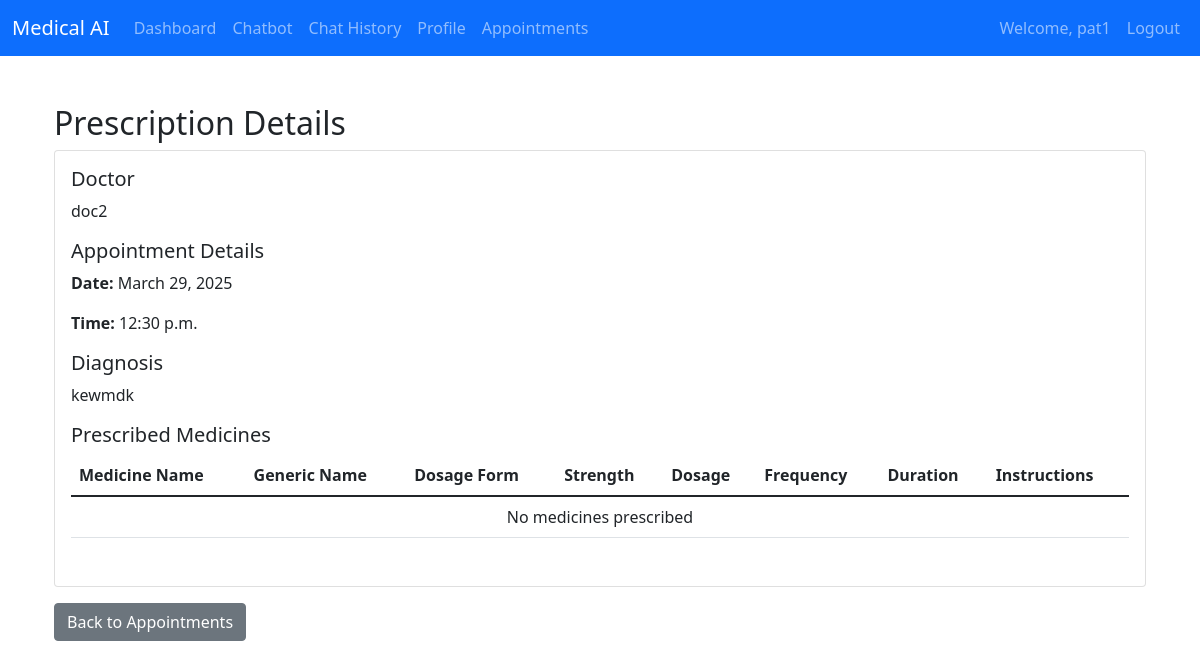
Page /patient/view_prescription/1/ (signed in) on the committed database.
### authentication/models.py (models this page shows, shortened)
class CustomUser(AbstractUser):
    ROLE_CHOICES = [
        ('doctor', 'Doctor'),
        ('patient', 'Patient'),
        ('medical_store', 'Medical Store'),
    ]
    role = models.CharField(max_length=20, choices=ROLE_CHOICES)
    phone_number = models.CharField(max_length=15, blank=True, null=True)
    address = models.TextField(blank=True, null=True)
    profile_completed = models.BooleanField(default=False)  # New field

### doctors/models.py (models this page shows, shortened)
class Prescription(models.Model):
    appointment = models.OneToOneField(
        Appointment,
        on_delete=models.CASCADE,
        related_name='prescription'
    )
    diagnosis = models.TextField(blank=True)
    notes = models.TextField(blank=True)
    created_at = models.DateTimeField(auto_now_add=True)
    updated_at = models.DateTimeField(auto_now=True)

class Appointment(models.Model):
    STATUS_CHOICES = [
        ('pending', 'Pending Request'),
        ('approved', 'Approved'),
        ('rejected', 'Rejected'),
        ('cancelled', 'Cancelled'),
        ('completed', 'Completed')
    ]
    patient = models.ForeignKey('patients.Patient', on_delete=models.CASCADE)
    doctor = models.ForeignKey(Doctor, on_delete=models.CASCADE)
    appointment_date = models.DateField()
    appointment_time = models.TimeField()
    symptoms = models.TextField()
    message = models.TextField(blank=True)
    status = models.CharField(max_length=20, choices=STATUS_CHOICES, default='pending')
    created_at = models.DateTimeField(auto_now_add=True)
    updated_at = models.DateTimeField(auto_now=True)
    reason_for_rejection = models.TextField(blank=True, null=True)
    class Meta:
        ordering = ['-created_at']

class Doctor(models.Model):
    WORKING_DAYS_CHOICES = [
        ('custom', 'Custom Days'),
        ('mon-fri', 'Monday to Friday'),
        ('mon-sat', 'Monday to Saturday'),
        ('tue-sun', 'Tuesday to Sunday'),
        ('mon-sun', 'Monday to Sunday'),
        ('alternate', 'Alternate Days'),
    ]
    user = models.OneToOneField(CustomUser, on_delete=models.CASCADE, related_name='doctor')
    full_name = models.CharField(max_length=100)
    specialization = models.ForeignKey(Specialization, on_delete=models.SET_NULL, null=True, related_name='doctors')
    qualification = models.CharField(max_length=200, null=True, blank=True)
    experience = models.IntegerField(validators=[MinValueValidator(0)], null=True, blank=True)
    fee = models.DecimalField(max_digits=10, decimal_places=2, validators=[MinValueValidator(0)], null=True, blank=True)
    total_reviews = models.IntegerField(default=0)
    address = models.TextField(null=True, blank=True)
    start_time = models.TimeField(default='10:00')
    end_time = models.TimeField(default='18:00')
    working_days = models.CharField(
        max_length=20,
        choices=WORKING_DAYS_CHOICES,
        default='mon-fri'
    )
    contact_number = models.CharField(max_length=20, null=True, blank=True)
    email = models.EmailField(null=True, blank=True)
    is_available = models.BooleanField(default=True)
    availability_notes = models.TextField(blank=True)
    city = models.CharField(max_length=100, null=True, blank=True)
    state = models.CharField(max_length=100, null=True, blank=True)
    pincode = models.CharField(max_length=10, null=True, blank=True)
    medical_license_number = models.CharField(max_length=50, unique=True, null=True, blank=True)
    registration_date = models.DateField(null=True, blank=True)
    is_profile_complete = models.BooleanField(default=False)
    is_verified = models.BooleanField(default=False)
    created_at = models.DateTimeField(auto_now_add=True)
    updated_at = models.DateTimeField(auto_now=True)
    class Meta:
        ordering = ['-created_at']
        verbose_name = 'Doctor'
        verbose_name_plural = 'Doctors'

### patients/views.py (the view)
# urls.py: path('view_prescription/<int:prescription_id>/', views.view_prescription, name='view_prescription'),
@login_required
def view_prescription(request, prescription_id):
    try:
        prescription = Prescription.objects.get(
            id=prescription_id,
            appointment__patient=request.user.patient
        )
        prescribed_medicines = prescription.prescribedmedicine_set.all()
        return render(request, 'patients/view_prescription.html', {
            'prescription': prescription,
            'prescribed_medicines': prescribed_medicines
        })
    except Prescription.DoesNotExist:
        messages.error(request, 'Prescription not found')
        return redirect('patients:view_appointments')

### patients/templates/patients/view_prescription.html (shortened to what this page needs)
{% extends 'base.html' %}
{% block content %}
<div class="container mt-5">
    <div class="row">
        <div class="col-md-12">
            <h2>Prescription Details</h2>
            <div class="card">
                <div class="card-body">
                    <div class="mb-3">
                        <h5>Doctor</h5>
                        <p>{{ prescription.appointment.doctor.full_name }}</p>
                    </div>
                    <div class="mb-3">
                        <h5>Appointment Details</h5>
                        <p><strong>Date:</strong> {{ prescription.appointment.appointment_date }}</p>
                        <p><strong>Time:</strong> {{ prescription.appointment.appointment_time }}</p>
                    </div>
                    {% if prescription.diagnosis %}
                    <div class="mb-3">
                        <h5>Diagnosis</h5>
                        <p>{{ prescription.diagnosis }}</p>
                    </div>
                    {% endif %}
                    <div class="mb-3">
                        <h5>Prescribed Medicines</h5>
                        <div class="table-responsive">
                            <table class="table">
                                <thead>
                                    <tr>
                                        <th>Medicine Name</th>
                                        <th>Generic Name</th>
                                        <th>Dosage Form</th>
                                        <th>Strength</th>
                                        <th>Dosage</th>
                                        <th>Frequency</th>
                                        <th>Duration</th>
                                        <th>Instructions</th>
                                    </tr>
                                </thead>
                                <tbody>
                                    {% for medicine in prescribed_medicines %}
                                    <tr>
                                        <td>{{ medicine.medicine_name }}</td>
                                        <td>{{ medicine.generic_name }}</td>
                                        <td>{{ medicine.dosage_form }}</td>
                                        <td>{{ medicine.strength }}</td>
                                        <td>{{ medicine.dosage }}</td>
                                        <td>{{ medicine.frequency }}</td>
                                        <td>{{ medicine.duration }}</td>
                                        <td>{{ medicine.instructions }}</td>
                                    </tr>
                                    {% empty %}
                                    <tr>
                                        <td colspan="8" class="text-center">No medicines prescribed</td>
                                    </tr>
                                    {% endfor %}
                                </tbody>
                            </table>
                        </div>
                    </div>
                </div>
            </div>
            <div class="mt-3">
                <a href="{% url 'patients:view_appointments' %}" class="btn btn-secondary">Back to Appointments</a>
            </div>
        </div>
    </div>
</div>
{% endblock %}

### templates/base.html (shortened to what this page needs)
<!DOCTYPE html>
<html lang="en">
<head>
    <link href="https://cdn.jsdelivr.net/npm/bootstrap@5.1.3/dist/css/bootstrap.min.css" rel="stylesheet">
    <link href="https://cdnjs.cloudflare.com/ajax/libs/font-awesome/6.0.0/css/all.min.css" rel="stylesheet">
</head>
<body>
    <nav class="navbar navbar-expand-lg navbar-dark bg-primary">
        <div class="container-fluid">
            <a class="navbar-brand" href="#">Medical AI</a>
            <div class="collapse navbar-collapse" id="navbarNav">
                <ul class="navbar-nav me-auto">
                    {% if user.is_authenticated %}
                    {% if user.role == 'patient' %}
                    <li class="nav-item">
                        <a class="nav-link" href="{% url 'patients:dashboard' %}">Dashboard</a>
                    </li>
                    <li class="nav-item">
                        <a class="nav-link" href="{% url 'chatbot:chat' %}">Chatbot</a>
                    </li>
                    <li class="nav-item">
                        <a class="nav-link" href="{% url 'chatbot:chat_history' %}">Chat History</a>
                    </li>
                    <li class="nav-item">
                        <a class="nav-link" href="{% url 'patients:patient_profile' %}">Profile</a>
                    </li>
                    <li class="nav-item">
                        <a class="nav-link" href="{% url 'patients:view_appointments' %}">Appointments</a>
                    </li>
                    {% elif user.role == 'medical_store' %}
                    <li class="nav-item">
                        <a class="nav-link" href="{% url 'medical_store:dashboard' %}">Dashboard</a>
                    </li>
                    {% endif %}
                    {% endif %}
                </ul>
                <ul class="navbar-nav">
                    {% if user.is_authenticated %}
                    <li class="nav-item">
                        <span class="nav-link">Welcome, {{ user.username }}</span>
                    </li>
                    <li class="nav-item">
                        <a class="nav-link" href="{% url 'logout' %}">Logout</a>
                    </li>
                    {% endif %}
                </ul>
            </div>
        </div>
    </nav>
    <main class="container mt-4">
        {% block content %}{% endblock %}
    </main>
</body>
</html>

### rows in the picture
CustomUser: username "pat1"
Prescription: appointment.doctor.full_name "doc2", appointment.appointment_date "March 29, 2025", appointment.appointment_time "12:30 p.m.", diagnosis "kewmdk"
